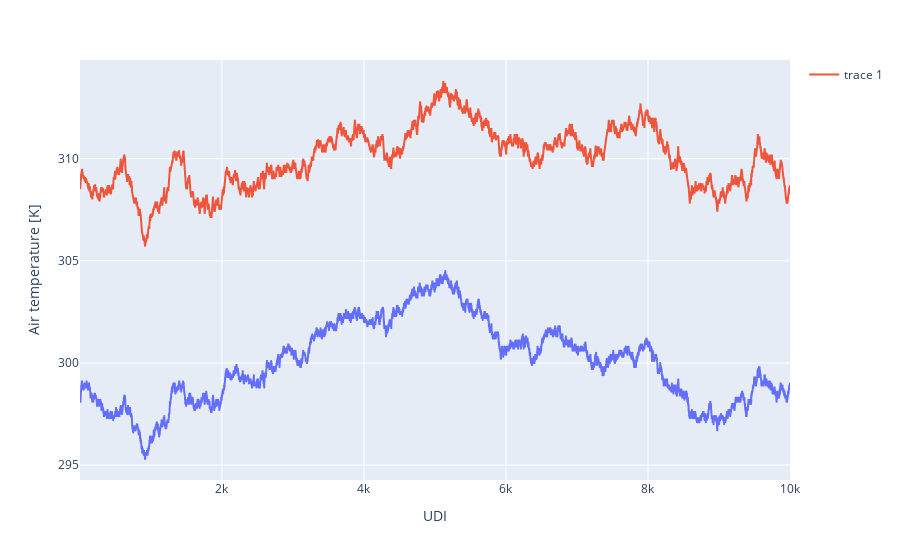

The cell this chart's notebook holds for it:
### Code cell
# plotting a line graph to see air temperature and process temperature throughout the machinary list
# Create Line plot
fig = px.line(data, x=data['UDI'], y=data['Air temperature [K]'])

# Add Scatter plot
fig.add_scatter(x=data['UDI'], y=data['Process temperature [K]'])

# Display the plot
fig.show()

### Figure 1 — Plotly figure (JSON) as saved in the notebook; plotly's stock layout.template omitted (floating-point values rounded to 4 significant figures; data arrays with more than 128 entries replaced by an {"elided": "..."} marker saying what was removed)
{"data": [{"hovertemplate": "UDI=%{x}<br>Air temperature [K]=%{y}<extra></extra>", "legendgroup": "", "line": {"color": "#636efa", "dash": "solid"}, "marker": {"symbol": "circle"}, "mode": "lines", "name": "", "showlegend": false, "type": "scattergl", "x": {"elided": "10000 int values"}, "xaxis": "x", "y": {"elided": "10000 float values"}, "yaxis": "y"}, {"type": "scatter", "x": {"elided": "10000 int values"}, "y": {"elided": "10000 float values"}}], "layout": {"legend": {"tracegroupgap": 0}, "margin": {"t": 60}, "xaxis": {"anchor": "y", "domain": [0, 1], "title": {"text": "UDI"}}, "yaxis": {"anchor": "x", "domain": [0, 1], "title": {"text": "Air temperature [K]"}}}}
